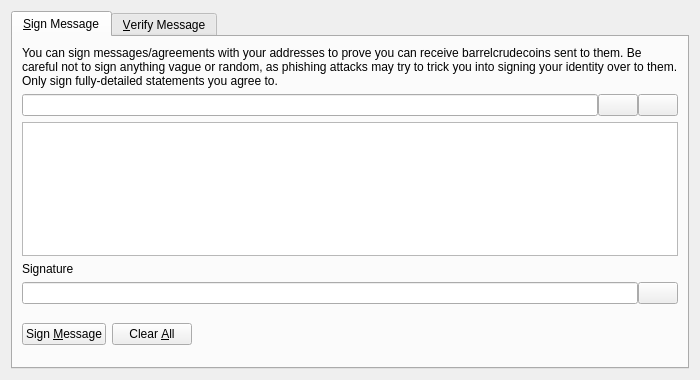
<?xml version="1.0" encoding="UTF-8"?>
<ui version="4.0">
 <class>SignVerifyMessageDialog</class>
 <widget class="QDialog" name="SignVerifyMessageDialog">
  <property name="geometry">
   <rect>
    <x>0</x>
    <y>0</y>
    <width>700</width>
    <height>380</height>
   </rect>
  </property>
  <property name="windowTitle">
   <string>Signatures - Sign / Verify a Message</string>
  </property>
  <property name="modal">
   <bool>true</bool>
  </property>
  <layout class="QVBoxLayout" name="verticalLayout">
   <item>
    <widget class="QTabWidget" name="tabWidget">
     <property name="currentIndex">
      <number>0</number>
     </property>
     <widget class="QWidget" name="tabSignMessage">
      <attribute name="title">
       <string>&amp;Sign Message</string>
      </attribute>
      <layout class="QVBoxLayout" name="verticalLayout_SM">
       <item>
        <widget class="QLabel" name="infoLabel_SM">
         <property name="text">
          <string>You can sign messages/agreements with your addresses to prove you can receive barrelcrudecoins sent to them. Be careful not to sign anything vague or random, as phishing attacks may try to trick you into signing your identity over to them. Only sign fully-detailed statements you agree to.</string>
         </property>
         <property name="textFormat">
          <enum>Qt::PlainText</enum>
         </property>
         <property name="wordWrap">
          <bool>true</bool>
         </property>
        </widget>
       </item>
       <item>
        <layout class="QHBoxLayout" name="horizontalLayout_1_SM">
         <property name="spacing">
          <number>0</number>
         </property>
         <item>
          <widget class="QValidatedLineEdit" name="addressIn_SM">
           <property name="toolTip">
            <string>The BarrelCrudeCoin address to sign the message with</string>
           </property>
          </widget>
         </item>
         <item>
          <widget class="QPushButton" name="addressBookButton_SM">
           <property name="toolTip">
            <string>Choose previously used address</string>
           </property>
           <property name="text">
            <string/>
           </property>
           <property name="icon">
            <iconset resource="../bitcoin.qrc">
             <normaloff>:/icons/address-book</normaloff>:/icons/address-book</iconset>
           </property>
           <property name="shortcut">
            <string>Alt+A</string>
           </property>
           <property name="autoDefault">
            <bool>false</bool>
           </property>
          </widget>
         </item>
         <item>
          <widget class="QPushButton" name="pasteButton_SM">
           <property name="toolTip">
            <string>Paste address from clipboard</string>
           </property>
           <property name="text">
            <string/>
           </property>
           <property name="icon">
            <iconset resource="../bitcoin.qrc">
             <normaloff>:/icons/editpaste</normaloff>:/icons/editpaste</iconset>
           </property>
           <property name="shortcut">
            <string>Alt+P</string>
           </property>
           <property name="autoDefault">
            <bool>false</bool>
           </property>
          </widget>
         </item>
        </layout>
       </item>
       <item>
        <widget class="QPlainTextEdit" name="messageIn_SM">
         <property name="toolTip">
          <string>Enter the message you want to sign here</string>
         </property>
        </widget>
       </item>
       <item>
        <widget class="QLabel" name="signatureLabel_SM">
         <property name="text">
          <string>Signature</string>
         </property>
         <property name="textFormat">
          <enum>Qt::PlainText</enum>
         </property>
        </widget>
       </item>
       <item>
        <layout class="QHBoxLayout" name="horizontalLayout_2_SM">
         <property name="spacing">
          <number>0</number>
         </property>
         <item>
          <widget class="QLineEdit" name="signatureOut_SM">
           <property name="font">
            <font>
             <italic>true</italic>
            </font>
           </property>
           <property name="readOnly">
            <bool>true</bool>
           </property>
          </widget>
         </item>
         <item>
          <widget class="QPushButton" name="copySignatureButton_SM">
           <property name="toolTip">
            <string>Copy the current signature to the system clipboard</string>
           </property>
           <property name="text">
            <string/>
           </property>
           <property name="icon">
            <iconset resource="../bitcoin.qrc">
             <normaloff>:/icons/editcopy</normaloff>:/icons/editcopy</iconset>
           </property>
           <property name="autoDefault">
            <bool>false</bool>
           </property>
          </widget>
         </item>
        </layout>
       </item>
       <item>
        <layout class="QHBoxLayout" name="horizontalLayout_3_SM">
         <item>
          <widget class="QPushButton" name="signMessageButton_SM">
           <property name="toolTip">
            <string>Sign the message to prove you own this BarrelCrudeCoin address</string>
           </property>
           <property name="text">
            <string>Sign &amp;Message</string>
           </property>
           <property name="icon">
            <iconset resource="../bitcoin.qrc">
             <normaloff>:/icons/edit</normaloff>:/icons/edit</iconset>
           </property>
           <property name="autoDefault">
            <bool>false</bool>
           </property>
          </widget>
         </item>
         <item>
          <widget class="QPushButton" name="clearButton_SM">
           <property name="toolTip">
            <string>Reset all sign message fields</string>
           </property>
           <property name="text">
            <string>Clear &amp;All</string>
           </property>
           <property name="icon">
            <iconset resource="../bitcoin.qrc">
             <normaloff>:/icons/remove</normaloff>:/icons/remove</iconset>
           </property>
           <property name="autoDefault">
            <bool>false</bool>
           </property>
          </widget>
         </item>
         <item>
          <spacer name="horizontalSpacer_1_SM">
           <property name="orientation">
            <enum>Qt::Horizontal</enum>
           </property>
           <property name="sizeHint" stdset="0">
            <size>
             <width>40</width>
             <height>48</height>
            </size>
           </property>
          </spacer>
         </item>
         <item>
          <widget class="QLabel" name="statusLabel_SM">
           <property name="font">
            <font>
             <weight>75</weight>
             <bold>true</bold>
            </font>
           </property>
           <property name="text">
            <string/>
           </property>
           <property name="wordWrap">
            <bool>true</bool>
           </property>
          </widget>
         </item>
         <item>
          <spacer name="horizontalSpacer_2_SM">
           <property name="orientation">
            <enum>Qt::Horizontal</enum>
           </property>
           <property name="sizeHint" stdset="0">
            <size>
             <width>40</width>
             <height>48</height>
            </size>
           </property>
          </spacer>
         </item>
        </layout>
       </item>
      </layout>
     </widget>
     <widget class="QWidget" name="tabVerifyMessage">
      <attribute name="title">
       <string>&amp;Verify Message</string>
      </attribute>
      <layout class="QVBoxLayout" name="verticalLayout_VM">
       <item>
        <widget class="QLabel" name="infoLabel_VM">
         <property name="text">
          <string>Enter the receiver's address, message (ensure you copy line breaks, spaces, tabs, etc. exactly) and signature below to verify the message. Be careful not to read more into the signature than what is in the signed message itself, to avoid being tricked by a man-in-the-middle attack. Note that this only proves the signing party receives with the address, it cannot prove sendership of any transaction!</string>
         </property>
         <property name="textFormat">
          <enum>Qt::PlainText</enum>
         </property>
         <property name="alignment">
          <set>Qt::AlignLeading|Qt::AlignLeft|Qt::AlignTop</set>
         </property>
         <property name="wordWrap">
          <bool>true</bool>
         </property>
        </widget>
       </item>
       <item>
        <layout class="QHBoxLayout" name="horizontalLayout_1_VM">
         <property name="spacing">
          <number>0</number>
         </property>
         <item>
          <widget class="QValidatedLineEdit" name="addressIn_VM">
           <property name="toolTip">
            <string>The BarrelCrudeCoin address the message was signed with</string>
           </property>
          </widget>
         </item>
         <item>
          <widget class="QPushButton" name="addressBookButton_VM">
           <property name="toolTip">
            <string>Choose previously used address</string>
           </property>
           <property name="text">
            <string/>
           </property>
           <property name="icon">
            <iconset resource="../bitcoin.qrc">
             <normaloff>:/icons/address-book</normaloff>:/icons/address-book</iconset>
           </property>
           <property name="shortcut">
            <string>Alt+A</string>
           </property>
           <property name="autoDefault">
            <bool>false</bool>
           </property>
          </widget>
         </item>
        </layout>
       </item>
       <item>
        <widget class="QPlainTextEdit" name="messageIn_VM"/>
       </item>
       <item>
        <widget class="QValidatedLineEdit" name="signatureIn_VM"/>
       </item>
       <item>
        <layout class="QHBoxLayout" name="horizontalLayout_2_VM">
         <item>
          <widget class="QPushButton" name="verifyMessageButton_VM">
           <property name="toolTip">
            <string>Verify the message to ensure it was signed with the specified BarrelCrudeCoin address</string>
           </property>
           <property name="text">
            <string>Verify &amp;Message</string>
           </property>
           <property name="icon">
            <iconset resource="../bitcoin.qrc">
             <normaloff>:/icons/transaction_0</normaloff>:/icons/transaction_0</iconset>
           </property>
           <property name="autoDefault">
            <bool>false</bool>
           </property>
          </widget>
         </item>
         <item>
          <widget class="QPushButton" name="clearButton_VM">
           <property name="toolTip">
            <string>Reset all verify message fields</string>
           </property>
           <property name="text">
            <string>Clear &amp;All</string>
           </property>
           <property name="icon">
            <iconset resource="../bitcoin.qrc">
             <normaloff>:/icons/remove</normaloff>:/icons/remove</iconset>
           </property>
           <property name="autoDefault">
            <bool>false</bool>
           </property>
          </widget>
         </item>
         <item>
          <spacer name="horizontalSpacer_1_VM">
           <property name="orientation">
            <enum>Qt::Horizontal</enum>
           </property>
           <property name="sizeHint" stdset="0">
            <size>
             <width>40</width>
             <height>48</height>
            </size>
           </property>
          </spacer>
         </item>
         <item>
          <widget class="QLabel" name="statusLabel_VM">
           <property name="font">
            <font>
             <weight>75</weight>
             <bold>true</bold>
            </font>
           </property>
           <property name="text">
            <string/>
           </property>
           <property name="wordWrap">
            <bool>true</bool>
           </property>
          </widget>
         </item>
         <item>
          <spacer name="horizontalSpacer_2_VM">
           <property name="orientation">
            <enum>Qt::Horizontal</enum>
           </property>
           <property name="sizeHint" stdset="0">
            <size>
             <width>40</width>
             <height>48</height>
            </size>
           </property>
          </spacer>
         </item>
        </layout>
       </item>
      </layout>
     </widget>
    </widget>
   </item>
  </layout>
 </widget>
 <customwidgets>
  <customwidget>
   <class>QValidatedLineEdit</class>
   <extends>QLineEdit</extends>
   <header>qt/qvalidatedlineedit.h</header>
  </customwidget>
 </customwidgets>
 <resources>
  <include location="../bitcoin.qrc"/>
 </resources>
 <connections/>
</ui>
